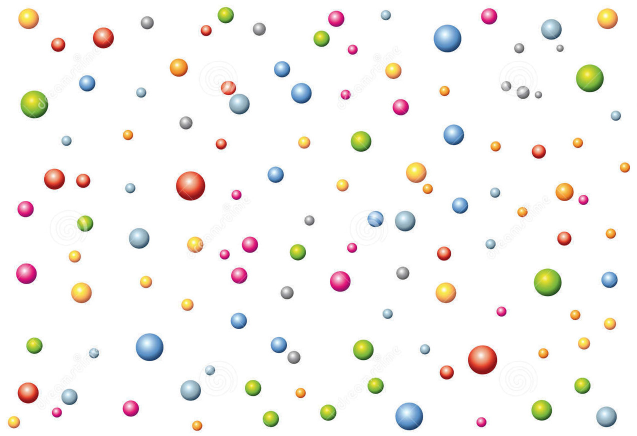
#> input picture aula10-01 Morfologia/imagens/little-balls.jpg, 1274 x 872 px (shown at 1/2 size)
$ jupyter execute --allow-errors morfologiaAtividade.ipynb
#> lines starting #> are read from the running program, lines starting #| are printed output that depends on the picture; after the words box and inside, x2 and y2 are one past the last pixel; in counts of white or black regions, pixels touching at a corner belong together
[cell 1]
import cv2
import numpy as np
import matplotlib.pyplot as plt
from mpl_toolkits import mplot3d

treshold (binarizar a imagem)
- 230 bolinhas
- 19 museo
- 43 transito

cv2.threshold(imgP_g, valor, 255, cv2.THRESH_BINARY)

### Função para achar treshold

[cell 2]
def callback_func(x):
   t = cv2.getTrackbarPos('threshold','thresh')
   ret,im_thresh = cv2.threshold(im ,t ,255,cv2.THRESH_BINARY)
   cv2.imshow('thresh',im_thresh)
   return

def acharThreshold(im):
#     cv2.namedWindow('image',cv2.WINDOW_NORMAL)
    cv2.namedWindow('thresh',cv2.WINDOW_NORMAL)

#     im = cv2.imread(sys.argv[1],0)

    width = im.shape[1]
    height = im.shape[0]

    cv2.createTrackbar('threshold','thresh',0,255,callback_func)
    cv2.imshow('image',im)

    while(1):
        k = cv2.waitKey(0) & 0xFF
        if k == 27:
            break

    cv2.destroyAllWindows()

# Bolinhas

[cell 3]
bolinhas = cv2.imread('imagens/little-balls.jpg', 0)
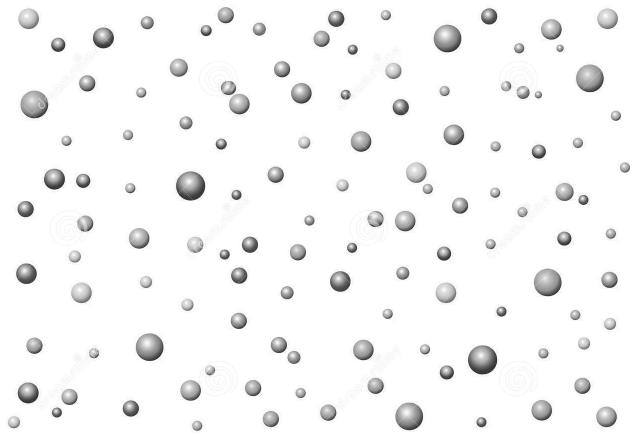
#> bolinhas: shape (872, 1274) (shown at 1/2 size); min 8, max 255, mean 245.4
plt.imshow(bolinhas, 'gray');

[cell 4]
acharThreshold(bolinhas)
#> (key Esc is pressed here)

bolinhas = 228

[cell 5]
_, bin_bolinhas = cv2.threshold(bolinhas, 228, 255, cv2.THRESH_BINARY_INV)
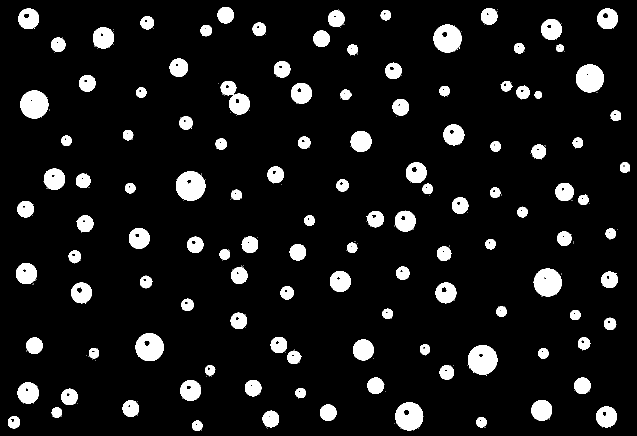
#> bin_bolinhas: shape (872, 1274) (shown at 1/2 size); 8.9% white; 307 white regions (188 under 20 px), largest, box (x1, y1, x2, y2) and area: (936, 690, 995, 749) 2694, (352, 343, 411, 401) 2686, (41, 181, 97, 237) 2474
plt.imshow(bin_bolinhas, 'gray');

[cell 6]
elem_type_rect = cv2.MORPH_RECT
element_rect = cv2.getStructuringElement(elem_type_rect, (3, 3))

[cell 7]
erosion_bolinhas = cv2.erode(bin_bolinhas, element_rect)
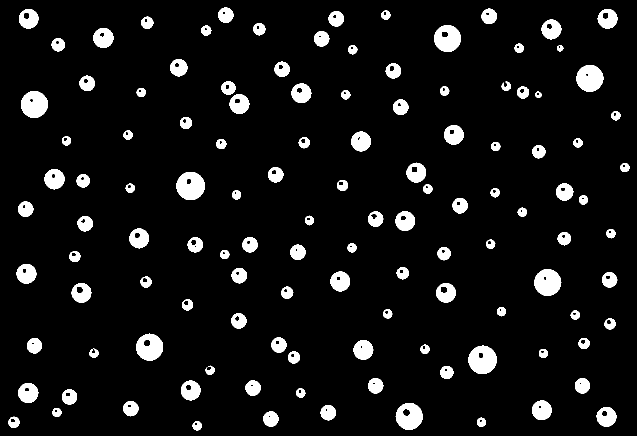
#> erosion_bolinhas: shape (872, 1274) (shown at 1/2 size); 7.3% white; 120 white regions, largest, box (x1, y1, x2, y2) and area: (937, 691, 994, 748) 2422, (353, 344, 410, 400) 2417, (42, 182, 96, 236) 2233
plt.imshow(erosion_bolinhas, 'gray');

[cell 8]
for i in range(0,11):
    erosion_bolinhas = cv2.erode(erosion_bolinhas, element_rect)
#> this loop made 11 passes
#> pass 1, `erosion_bolinhas = cv2.erode(erosion_bolinhas, element_rect)`:
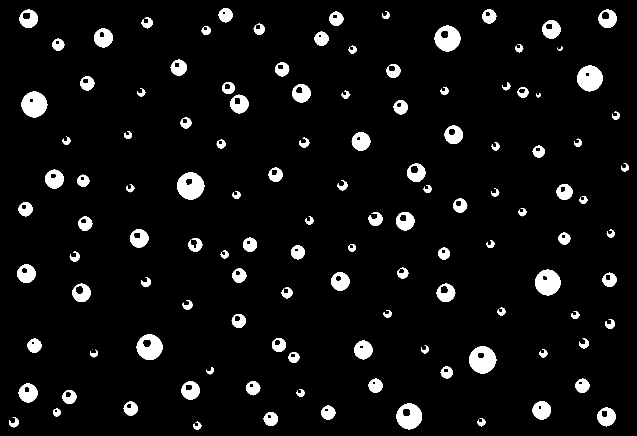
#> erosion_bolinhas: shape (872, 1274) (shown at 1/2 size); 5.8% white; 121 white regions (1 under 20 px), largest, box (x1, y1, x2, y2) and area: (938, 692, 993, 747) 2154, (354, 345, 409, 399) 2149, (1154, 131, 1206, 183) 1995
#> pass 3, `erosion_bolinhas = cv2.erode(erosion_bolinhas, element_rect)`:
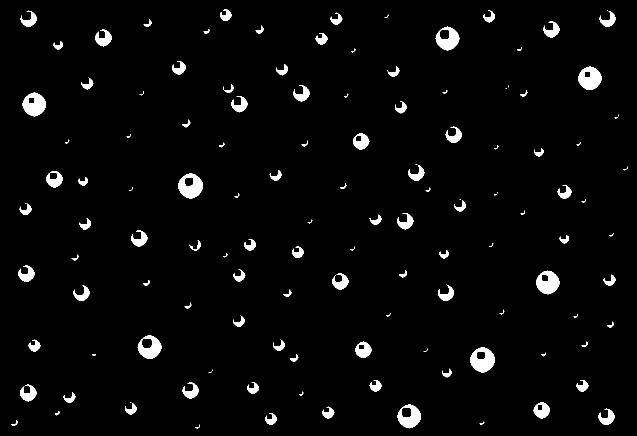
#> erosion_bolinhas: shape (872, 1274) (shown at 1/2 size); 3.1% white; 128 white regions (24 under 20 px), largest, box (x1, y1, x2, y2) and area: (940, 695, 990, 745) 1620, (356, 347, 406, 397) 1613, (1156, 133, 1204, 180) 1523
#> after the loop:
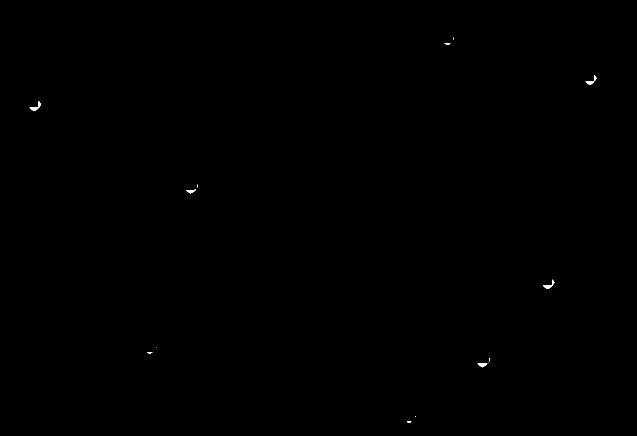
#> erosion_bolinhas: shape (872, 1274) (shown at 1/2 size); 0.06% white; 14 white regions (7 under 20 px), largest, box (x1, y1, x2, y2) and area: (59, 202, 82, 222) 126, (1086, 559, 1109, 578) 120, (1171, 150, 1193, 170) 117
plt.imshow(erosion_bolinhas, 'gray');

[cell 9]
dilation_bolinhas = cv2.dilate(erosion_bolinhas, element_rect)
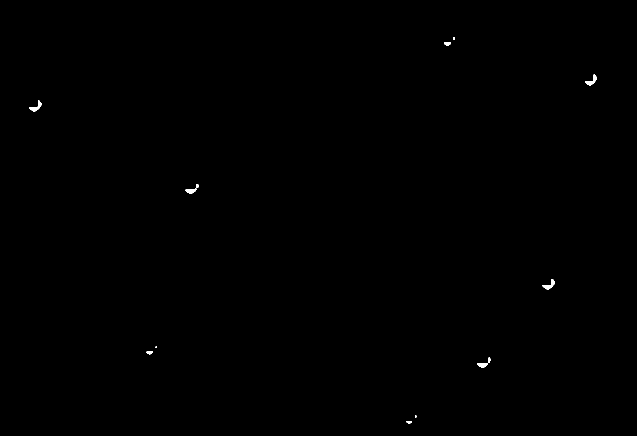
#> dilation_bolinhas: shape (872, 1274) (shown at 1/2 size); 0.11% white; 12 white regions (3 under 20 px), largest, box (x1, y1, x2, y2) and area: (58, 201, 83, 223) 216, (1085, 558, 1110, 579) 208, (1170, 149, 1194, 171) 205
plt.imshow(dilation_bolinhas, 'gray');

[cell 10]
for i in range(0, 34):
    dilation_bolinhas = cv2.dilate(dilation_bolinhas, element_rect)
#> this loop made 34 passes
#> pass 1, `dilation_bolinhas = cv2.dilate(dilation_bolinhas, element_rect)`:
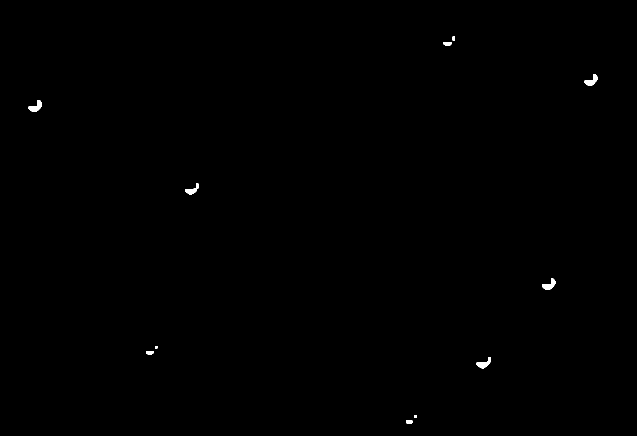
#> dilation_bolinhas: shape (872, 1274) (shown at 1/2 size); 0.17% white; 11 white regions, largest, box (x1, y1, x2, y2) and area: (57, 200, 84, 224) 314, (1084, 557, 1111, 580) 304, (1169, 148, 1195, 172) 301
#> after the loop:
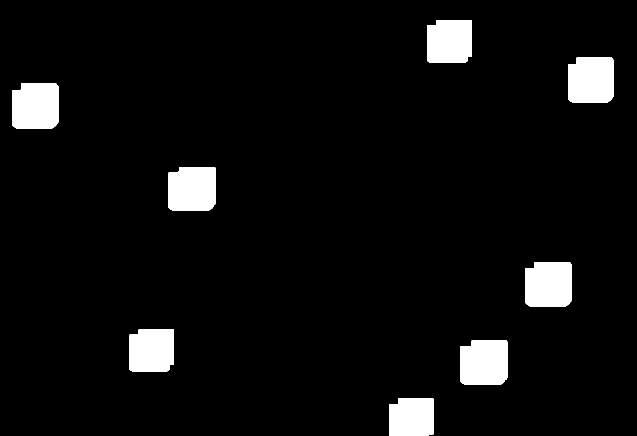
#> dilation_bolinhas: shape (872, 1274) (shown at 1/2 size); 5.5% white; 8 white regions, largest, box (x1, y1, x2, y2) and area: (920, 681, 1015, 770) 8081, (24, 167, 117, 257) 8036, (1051, 524, 1144, 613) 7960
plt.imshow(dilation_bolinhas, 'gray');

[cell 11]
final_bolinhas = cv2.bitwise_and(bin_bolinhas, dilation_bolinhas)
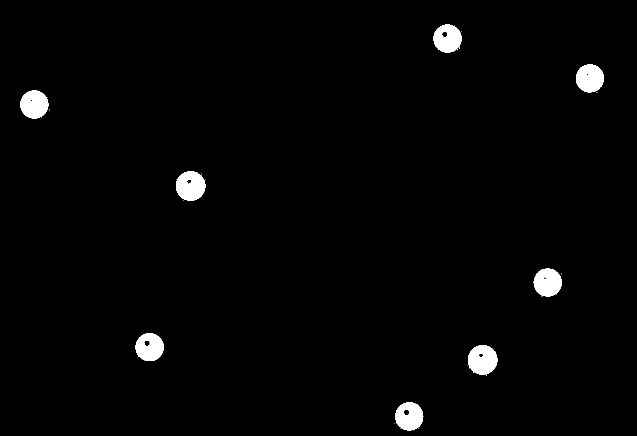
#> final_bolinhas: shape (872, 1274) (shown at 1/2 size); 1.8% white; 33 white regions (25 under 20 px), largest, box (x1, y1, x2, y2) and area: (936, 690, 995, 749) 2694, (352, 343, 411, 401) 2686, (41, 181, 97, 237) 2474
plt.imshow(final_bolinhas, 'gray');
